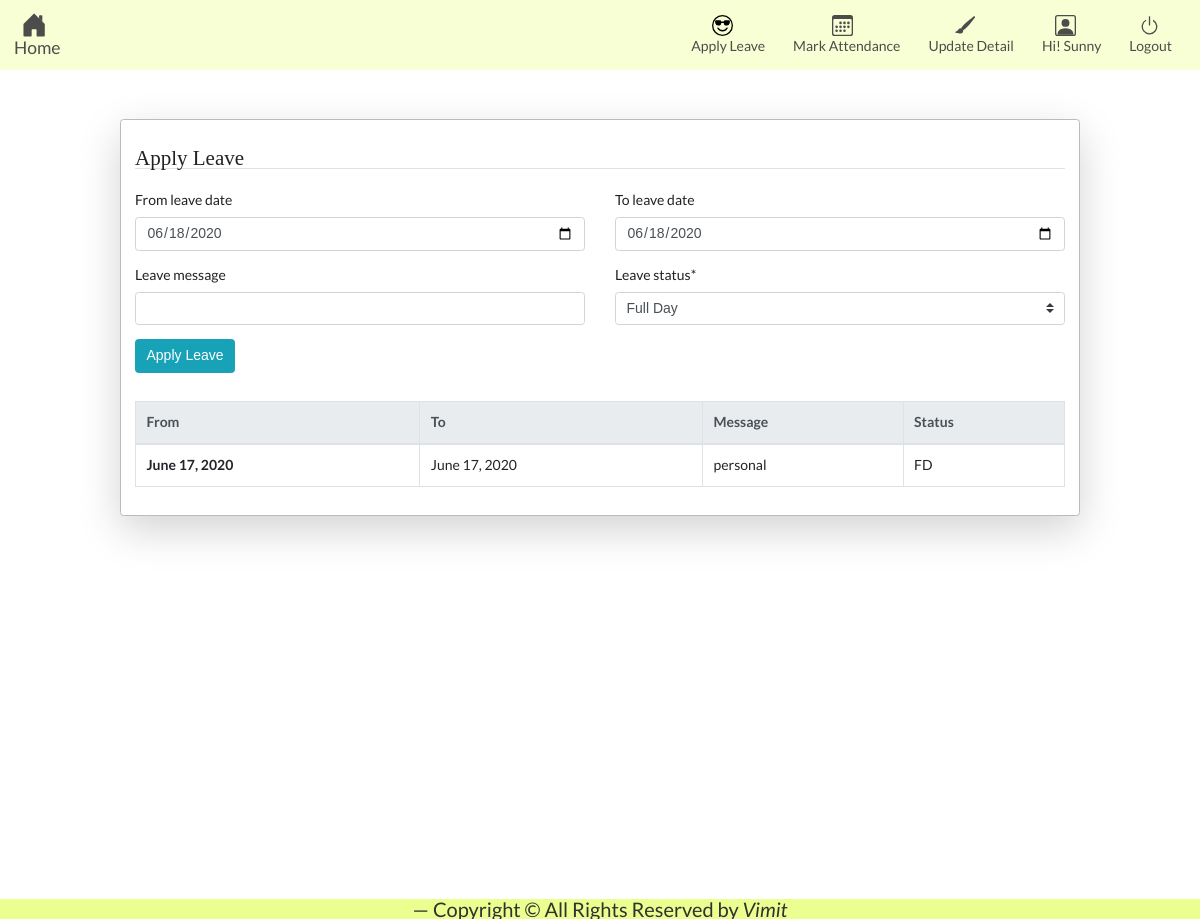
Screenshot of /apply_leaves/Sunny/ (signed in) with the database file from the repository.
### attendance/models.py (models this page shows)
class LeaveReportEmployee(models.Model):
    LEAVE_CHOICES = (
        ('FD', 'Full Day'),
        ('HD', 'Half Day'),
        ('QD', 'Quater Day')
    )
    emp_id_leave = models.ForeignKey(Employee, on_delete=models.CASCADE)
    attendance_id_leave = models.ForeignKey(Attendance, null=True, on_delete=models.CASCADE)
    from_leave_date = models.DateField(
        blank=True, null=True, default= date.today)
    to_leave_date = models.DateField(
        blank=True, null=True, default= date.today)
    leave_message = models.CharField(max_length=100, blank=True, null=True)
    leave_status = models.CharField(
        max_length=10, choices=LEAVE_CHOICES, default='FD')
    created_at = models.DateTimeField(auto_now_add=True)
    updated_at = models.DateTimeField(auto_now_add=True)
    def __str__(self):
        return f'{self.emp_id_leave.name}'

### attendance/views.py (the view, shortened to what this page needs)
@login_required
def apply_leaves(request,user_id):
    date_now = datetime.now()
    year = date_now.year
    kwargs = dict()
    user = User.objects.filter(username=user_id).first()
    user_profile = Profile.objects.get(user=user)
    try:
        emp_obj = Employee.objects.get(admin=user_profile)
    except Exception as e:
        emp_obj = None
    try:
        attendance_obj = Attendance.objects.all().filter(
            emp_id_attendance=emp_obj)[::1][-1]
    except Exception as e:
        attendance_obj = None
    leave_report = LeaveReportEmployee.objects.all().filter(emp_id_leave=emp_obj).order_by(
        'from_leave_date')[::1] or None
    print("#####",leave_report)
    lform = LeaveReportEmployeeForm()
    return render(request, 'attendance/apply_leave.html', {'lform': lform, 'leave_report': leave_report})

### attendance/forms.py
class LeaveReportEmployeeForm(forms.ModelForm):
    class Meta:
        model = LeaveReportEmployee
        fields = ['from_leave_date', 'to_leave_date', 'leave_message', 'leave_status']
        widgets = {
            'from_leave_date': DateInput(attrs={'class': 'datepicker', 'required': False}),
            'to_leave_date': DateInput(attrs={'class': 'datepicker', 'required': False})
        }
    def __init__(self, *args, **kwargs):
        super().__init__(*args, **kwargs)
        self.helper = FormHelper()
        self.helper.labels_uppercase = True
        self.helper.form_method = 'post'
        self.helper.add_input(Submit('submit', 'Apply Leave'))

### templates/attendance/apply_leave.html (shortened to what this page needs)
{%extends 'attendance/home.html' %}
{% load static %}
{% load crispy_forms_tags %}
{% block link %}
<link rel="stylesheet" type="text/css" href="{% static 'css/attendance.css' %}">
{% endblock %}
{%block content%}
<div class="container shadow-lg p-3 mb-5 bg-white rounded attendance form-group">
    <div class="form_attendance">
        <form method="post">
            <legend class="border-bottom mb-" style="font-family:Times New Roman;margin-bottom: 1em;">Apply Leave</legend>
            <div class="row">
                <div class="col">{{lform.from_leave_date |as_crispy_field}}</div>
                <div class="col">{{lform.to_leave_date |as_crispy_field}}</div>
                <div class="col">{{lform.leave_message |as_crispy_field}}</div>
                <div class="col">{{lform.leave_status |as_crispy_field}}</div>
            </div>
            <button type="submit" class="btn btn-info">Apply Leave</button>
        </form>
        {% if leave_report %}
            <table class="table table-bordered" style="margin-top: 2em;">
                <thead class="thead-light">
                    <tr>
                        <th scope="col">From</th>
                        <th scope="col">To</th>
                        <th scope="col">Message</th>
                        <th scope="col">Status</th>
                    </tr>
                </thead>
                <tbody>
                    {% for leave in leave_report %}
                        <tr>
                            <th scope="row">{{leave.from_leave_date}}</th>
                            <td>{{leave.to_leave_date}}</td>
                            <td>{{leave.leave_message}}</td>
                            <td>{{leave.leave_status}}</td>
                        </tr>
                    {% endfor %}
                </tbody>
            </table>
        {% endif %}
    </div>
</div>
{%endblock%}

### templates/attendance/home.html (shortened to what this page needs)
{% load static %}
{% load crispy_forms_tags %}
<!doctype html>
<html lang="en">
<head>
    <link rel="stylesheet" href="https://stackpath.bootstrapcdn.com/bootstrap/4.5.0/css/bootstrap.min.css"
>
    <link rel="stylesheet" type="text/css" href="{% static 'css/home.css' %}">
    <link rel="stylesheet" type="text/css" href="{% static 'css/semantic.min.css' %}">
    {% block link %}{% endblock %}
</head>
<body>
    <nav class="navbar navbar-expand-lg fixed-top" style="background-color: #f8ffd4;">
        <a class="navbar-brand" href="/"><span style="padding-left: 0.4em;color: #4c4d4b;"><br>Home</span></a>
        <div class="collapse navbar-collapse" id="navbarTogglerDemo03">
            <div class="form-inline my-2 my-lg-0">
                {% if user.is_authenticated %}
                <a class="nav-link" href="{% url 'apply-leaves' request.user%}"><span
                        style="padding-left: 1.5em;color: #4c4d4b;"><br>Apply Leave</span></a>
                <a class="nav-link" href="{% url 'mark-attendance' request.user%}"><span
                        style="padding-left: 2.75em;color: #4c4d4b;"><br>Mark Attendance</span></a>
                <a class="nav-link" href="{% url 'create-employee-detail' request.user %}"><span
                        style="padding-left: 1.85em;color: #4c4d4b;"><br>Update Detail</span></a>
                <a href="{% url 'user-window' %}" class="nav-link white"><span
                        style="padding-left: 0.9em;color: #4c4d4b;"><br> Hi! {{request.user}}</span></a>
                <a href="{% url 'logout' %}" class="nav-link white"><span
                        style="padding-left: 0.7em;color: #4c4d4b;"><svg
                            class="bi bi-power" width="1.5em" height="1.5em" viewBox="0 0 16 16" fill="#4c4d4b"
                            xmlns="http://www.w3.org/2000/svg">
                            <path fill-rule="evenodd"
                                d="M5.578 4.437a5 5 0 104.922.044l.5-.866a6 6 0 11-5.908-.053l.486.875z"
                                clip-rule="evenodd" />
                            <path fill-rule="evenodd" d="M7.5 8V1h1v7h-1z" clip-rule="evenodd" />
                        </svg><br>Logout</span></a>
                {% endif %}
            </div>
        </div>
    </nav>
    {%block content%}{%endblock%}
    <div class="footer navbar-fixed-bottom" align="center" style="">
        <footer class="blockquote-footer" style='font-size:20px;color: #31312f;'>Copyright &copy; {{year}} All Rights
            Reserved by <cite title="Source Title">Vimit</cite></footer>
    </div>
</body>
</html>

### static/css/home.css (style rules this page uses)
body, html { height: 100%; margin: 0; }
.container { width: 50%; }
footer { background-color: rgb(234, 255, 143); width: 100%; position: fixed; left: 0; bottom: 0; }

### static/css/attendance.css (style rules this page uses)
.attendance { margin-top: 8.5em; border: 1px solid rgb(189, 186, 186); width: 80%; }
.form_attendance { padding-top: 1em; padding-left: 0em; }

### rows the page displays
LeaveReportEmployee: from_leave_date "June 17, 2020", to_leave_date "June 17, 2020", leave_message "personal", leave_status "FD"

### other values shown
{{ request.user }} "Sunny"
